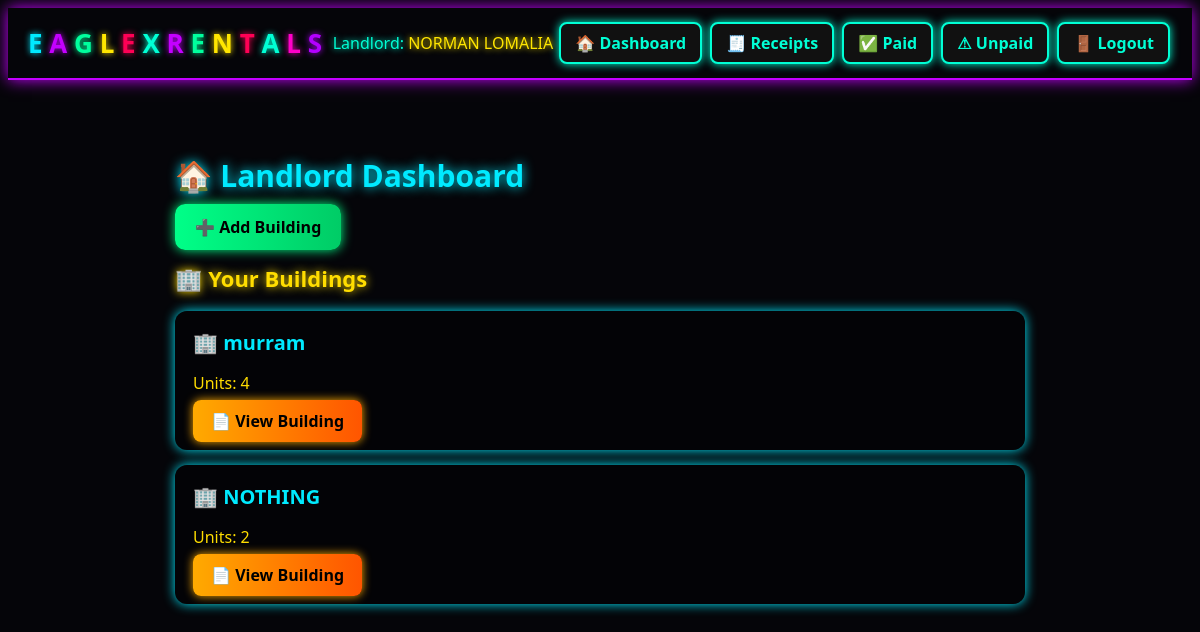
/ (signed in), run on the app's committed database.
### app.py (models this page shows)
class Landlord(UserMixin, db.Model):
    id = db.Column(db.Integer, primary_key=True)
    first_name = db.Column(db.String(80), nullable=False)
    last_name = db.Column(db.String(80), nullable=False)
    email = db.Column(db.String(120), unique=True, nullable=False)
    phone = db.Column(db.String(50))
    password_hash = db.Column(db.String(200), nullable=False)
    buildings = db.relationship('Building', backref='landlord', cascade='all, delete-orphan')
    @property
    def full_name(self):
        return f"{self.first_name} {self.last_name}"

class Building(db.Model):
    id = db.Column(db.Integer, primary_key=True)
    name = db.Column(db.String(150), nullable=False)
    landlord_id = db.Column(db.Integer, db.ForeignKey('landlord.id'), nullable=False)
    units = db.relationship('Unit', backref='building', cascade='all, delete-orphan')

### app.py (the view)
@app.route('/')
@login_required
def dashboard():
    buildings = Building.query.filter_by(landlord_id=current_user.id).all()
    return render_template('dashboard.html', buildings=buildings)

### app.py (called while the page is built)
@login_manager.user_loader
def load_user(user_id):
    return Landlord.query.get(int(user_id))

### templates/dashboard.html
{% extends "base.html" %}
{% block content %}
<div style="padding: 25px; max-width: 1000px; margin: auto;">
    <h1 style="font-size: 30px; font-weight: 900; color: #00eaff; text-shadow: 0 0 12px #00eaff;">
        🏠 Landlord Dashboard
    </h1>
    <div style="margin-top: 20px; margin-bottom: 25px;">
        <a href="{{ url_for('new_building') }}"
           style="padding: 12px 20px; background: linear-gradient(90deg, #00ff88, #00cc66);
                  color: black; border-radius: 10px; text-decoration: none; font-weight: 900;
                  box-shadow: 0 0 12px #00ff88;">
            ➕ Add Building
        </a>
    </div>
    <h2 style="font-size: 22px; color: #ffdd00; text-shadow: 0 0 10px #ffdd00;">
        🏢 Your Buildings
    </h2>
    {% for building in buildings %}
        <div style="background: rgba(0,0,0,0.35); padding: 18px; border-radius: 12px;
                    margin-top: 15px; box-shadow: 0 0 12px #00eaff;">
            <h3 style="font-size: 20px; color: #00eaff; margin: 0;">🏢 {{ building.name }}</h3>
            <p style="font-size: 16px; color: #ffdd00;">Units: {{ building.units|length }}</p>
            <a href="{{ url_for('building_detail', bid=building.id) }}"
               style="padding: 10px 18px; background: linear-gradient(90deg, #ffaa00, #ff5500);
                      color: black; border-radius: 8px; text-decoration: none; font-weight: 800;
                      box-shadow: 0 0 10px #ffaa00;">
                📄 View Building
            </a>
        </div>
    {% endfor %}
</div>
{% endblock %}

### templates/base.html (shortened to what this page needs)
<!doctype html>
<html lang="en">
<head>
  <link rel="stylesheet" href="{{ url_for('static', filename='css/neon.css') }}">
</head>
<body class="theme-dark">
  <header>
    <div class="header-title">
      <span class="logo-text">
        <span class="neon-blue">E</span>
        <span class="neon-purple">A</span>
        <span class="neon-green">G</span>
        <span class="neon-yellow">L</span>
        <span class="neon-red">E</span>
        <span class="neon-aqua">X</span>
        <span class="neon-purple">R</span>
        <span class="neon-green">E</span>
        <span class="neon-yellow">N</span>
        <span class="neon-red">T</span>
        <span class="neon-aqua">A</span>
        <span class="neon-pink">L</span>
        <span class="neon-violet">S</span>
      </span>
    </div>
    <div class="header-actions">
      {% if current_user.is_authenticated %}
        <span class="neon-aqua">
          Landlord:
          <span class="neon-yellow">{{ current_user.full_name }}</span>
        </span>
        <a class="btn" href="{{ url_for('dashboard') }}">🏠 Dashboard</a>
        <a class="btn" href="{{ url_for('receipts') }}">🧾 Receipts</a>
        <a class="btn" href="{{ url_for('paid_tenants') }}">✅ Paid</a>
        <a class="btn" href="{{ url_for('unpaid_tenants') }}">⚠ Unpaid</a>
        <a class="btn" href="{{ url_for('logout') }}">🚪 Logout</a>
      {% endif %}
    </div>
  </header>
  <main class="container">
    {% block content %}{% endblock %}
  </main>
</body>
</html>

### static/css/neon.css (style rules this page uses)
:root { --neon-blue: #00eaff; --neon-purple: #c400ff; --neon-pink: #ff00c8; --neon-aqua: #00ffd5; --neon-violet: #b300ff; --neon-green: #00ff9d; --neon-yellow: #ffe600; --neon-red: #ff0055; }
body.theme-dark { background: #050509; color: var(--neon-blue); font-family: 'Segoe UI', sans-serif; }
.container { max-width: 900px; margin: 20px auto; padding: 10px; }
header { display: flex; justify-content: space-between; align-items: center; padding: 10px 20px; border-bottom: 2px solid var(--neon-purple); box-shadow: 0 0 15px var(--neon-purple); }
.logo-text { font-size: 26px; font-weight: 900; }
.neon-blue { color: var(--neon-blue); text-shadow: 0 0 6px var(--neon-blue); }
.neon-purple { color: var(--neon-purple); text-shadow: 0 0 6px var(--neon-purple); }
.neon-pink { color: var(--neon-pink); text-shadow: 0 0 6px var(--neon-pink); }
.neon-aqua { color: var(--neon-aqua); text-shadow: 0 0 6px var(--neon-aqua); }
.neon-violet { color: var(--neon-violet); text-shadow: 0 0 6px var(--neon-violet); }
.neon-green { color: var(--neon-green); text-shadow: 0 0 6px var(--neon-green); }
.neon-yellow { color: var(--neon-yellow); text-shadow: 0 0 6px var(--neon-yellow); }
.neon-red { color: var(--neon-red); text-shadow: 0 0 6px var(--neon-red); }
h1, h2, h3, h4 { font-weight: 800; }
.btn { padding: 8px 14px; border-radius: 8px; border: 2px solid var(--neon-aqua); background: #111; color: var(--neon-aqua); font-weight: 700; cursor: pointer; text-decoration: none; display: inline-block; margin: 4px 2px; box-shadow: 0 0 10px var(--neon-aqua); transition: 0.2s; }

### data on the page
Landlord: full_name "NORMAN LOMALIA"
Building: name "murram", units|length "4"
Building: name "NOTHING", units|length "2"
